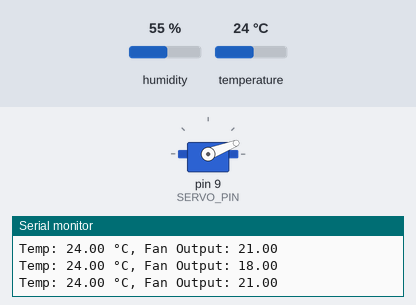
Simulated run of this sketch. Board: Arduino Uno, built with avr-gcc and run on an emulated ATmega328P. On the bench: servo, the last lines printed to the serial monitor. Inputs (shaded band) come from the test bench; at power-on: temperature 24 °C, humidity 55 %.

Above: at 2.8 s.
2.9 s: temperature set to 12 °C
At 4.8 s:
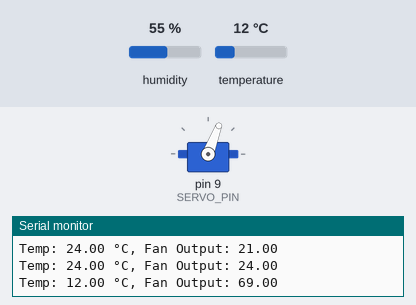
8.9 s: temperature set to 28 °C
At 9.4 s:
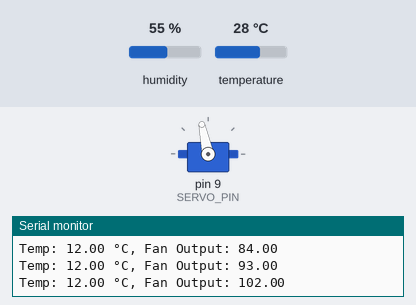
12.5 s: temperature set to 12 °C
At 22.4 s:
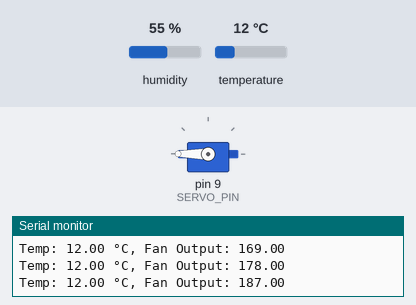
Timing chart, 0 to 23.9 s (numbered marks = the images above; inputs shaded):
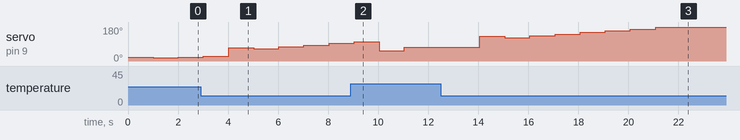

The sketch:

code.ino
```cpp
#include <DHT.h>
#include <Servo.h>
#define DHTPIN 2
#define DHTTYPE DHT22
#define SERVO_PIN 9
DHT dht(DHTPIN, DHTTYPE);
Servo fan;

float setPoint = 30.0;  // Desired temp in °C
float Kp = 2.0, Ki = 0.5, Kd = 1.0;
float integral = 0, lastError = 0;

void setup() {
  Serial.begin(9600);
  dht.begin();
  fan.attach(SERVO_PIN);
}

void loop() {
  float temp = dht.readTemperature();
  float error = setPoint - temp;

  integral += error;
  float derivative = error - lastError;

  float output = Kp*error + Ki*integral + Kd*derivative;

  // Constrain output for servo (0-180)
  float rotate = constrain(output, 0, 180);
  fan.write(rotate);

  lastError = error;

  Serial.print("Temp: ");
  Serial.print(temp);
  Serial.print(" °C, Fan Output: ");
  Serial.println(output);

  delay(1000);
}
```
